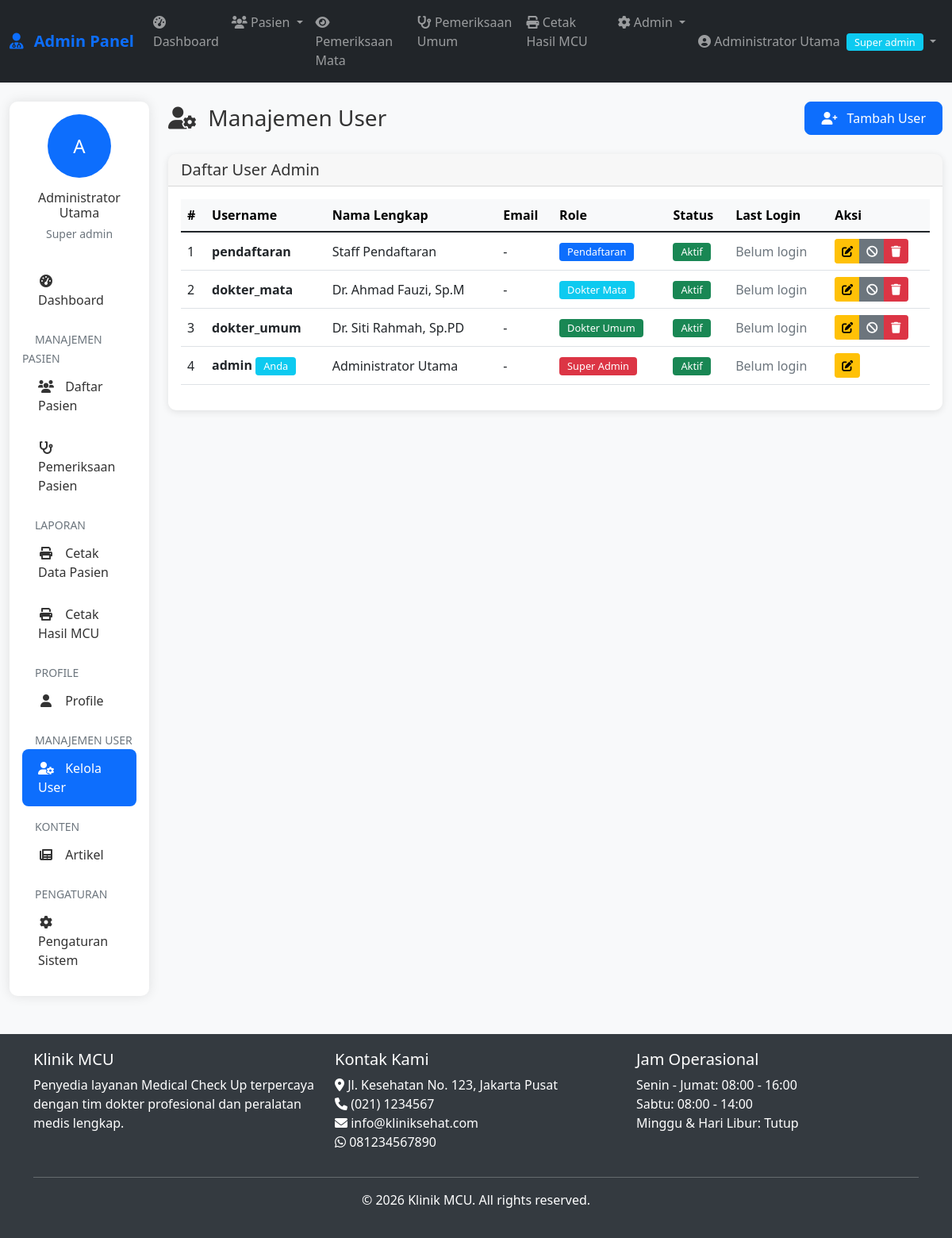
Page /admin/users/list.php (signed in) on the committed database.
### tables this page shows
CREATE TABLE pengaturan (
    id INT AUTO_INCREMENT PRIMARY KEY,
    nama_klinik VARCHAR(100),
    alamat TEXT,
    telepon VARCHAR(20),
    email VARCHAR(100),
    whatsapp VARCHAR(20),
    logo VARCHAR(255),
    tentang TEXT,
    created_at TIMESTAMP DEFAULT CURRENT_TIMESTAMP
);

### includes/functions.php (called while the page is built, shortened)
<?php
require_once __DIR__ . '/../config/database.php';
function getSetting($key) {
    global $conn;
    $query = "SELECT $key FROM pengaturan LIMIT 1";
    $result = mysqli_query($conn, $query);
    $row = mysqli_fetch_assoc($result);
    return $row[$key] ?? '';
}
?>

### admin/users/list.php (the view, shortened to what this page needs)
<?php
require_once '../../includes/auth.php';
require_once '../../includes/functions.php';
$query = "SELECT * FROM admin_users ORDER BY role, username";
$result = mysqli_query($conn, $query);
?>
<?php include '../../includes/admin-header.php'; ?>
<?php include '../includes/admin-nav.php'; ?>
<div class="container-fluid mt-4">
    <div class="row">
        <div class="col-lg-2">
            <?php include '../includes/admin-sidebar.php'; ?>
        </div>
        <div class="col-lg-10">
            <div class="d-flex justify-content-between align-items-center mb-4">
                <h1 class="h3 mb-0">
                    <i class="fas fa-user-cog me-2"></i> Manajemen User
                </h1>
                <a href="add.php" class="btn btn-primary">
                    <i class="fas fa-user-plus me-2"></i> Tambah User
                </a>
            </div>
            <div class="card">
                <div class="card-header">
                    <h5 class="mb-0">Daftar User Admin</h5>
                </div>
                <div class="card-body">
                    <?php if (mysqli_num_rows($result) > 0): ?>
                        <div class="table-responsive">
                            <table class="table table-hover">
                                <thead class="table-light">
                                    <tr>
                                        <th>#</th>
                                        <th>Username</th>
                                        <th>Nama Lengkap</th>
                                        <th>Email</th>
                                        <th>Role</th>
                                        <th>Status</th>
                                        <th>Last Login</th>
                                        <th>Aksi</th>
                                    </tr>
                                </thead>
                                <tbody>
                                    <?php $no = 1; ?>
                                    <?php while ($user = mysqli_fetch_assoc($result)): ?>
                                        <tr>
                                            <td><?php echo $no++; ?></td>
                                            <td>
                                                <strong><?php echo $user['username']; ?></strong>
                                                <?php if ($user['id'] == $_SESSION['admin_id']): ?>
                                                    <span class="badge bg-info">Anda</span>
                                                <?php endif; ?>
                                            </td>
                                            <td><?php echo $user['nama_lengkap']; ?></td>
                                            <td><?php echo $user['email'] ?: '-'; ?></td>
                                            <td>
                                                <?php
                                                $role_badges = [
                                                    'super_admin' => 'danger',
                                                    'pendaftaran' => 'primary',
                                                    'dokter_mata' => 'info',
                                                    'dokter_umum' => 'success'
                                                ];
                                                $role_names = [
                                                    'super_admin' => 'Super Admin',
                                                    'pendaftaran' => 'Pendaftaran',
                                                    'dokter_mata' => 'Dokter Mata',
                                                    'dokter_umum' => 'Dokter Umum'
                                                ];
                                                ?>
                                                <span class="badge bg-<?php echo $role_badges[$user['role']]; ?>">
                                                    <?php echo $role_names[$user['role']]; ?>
                                                </span>
                                            </td>
                                            <td>
                                                <?php if ($user['is_active']): ?>
                                                    <span class="badge bg-success">Aktif</span>
                                                <?php else: ?>
                                                    <span class="badge bg-secondary">Nonaktif</span>
                                                <?php endif; ?>
                                            </td>
                                            <td>
                                                <?php if ($user['last_login']): ?>
                                                    <?php echo formatDateIndo($user['last_login'], true); ?>
                                                <?php else: ?>
                                                    <span class="text-muted">Belum login</span>
                                                <?php endif; ?>
                                            </td>
                                            <td>
                                                <div class="btn-group btn-group-sm">
                                                    <a href="edit.php?id=<?php echo $user['id']; ?>"
                                                       class="btn btn-warning" title="Edit">
                                                        <i class="fas fa-edit"></i>
                                                    </a>
                                                    <?php if ($user['id'] != $_SESSION['admin_id']): ?>
                                                        <?php if ($user['is_active']): ?>
                                                            <a href="toggle-status.php?id=<?php echo $user['id']; ?>&action=deactivate"
                                                               class="btn btn-secondary"
                                                               title="Nonaktifkan"
                                                               onclick="return confirm('Nonaktifkan user ini?')">
                                                                <i class="fas fa-ban"></i>
                                                            </a>
                                                        <?php endif; ?>
                                                        <button type="button"
                                                                class="btn btn-danger delete-user"
                                                                data-id="<?php echo $user['id']; ?>"
                                                                data-name="<?php echo htmlspecialchars($user['nama_lengkap']); ?>"
                                                                title="Hapus">
                                                            <i class="fas fa-trash"></i>
                                                        </button>
                                                    <?php endif; ?>
                                                </div>
                                            </td>
                                        </tr>
                                    <?php endwhile; ?>
                                </tbody>
                            </table>
                        </div>
                    <?php else: ?>
                        <div class="alert alert-info">
                            <i class="fas fa-info-circle me-2"></i> Tidak ada data user.
                        </div>
                    <?php endif; ?>
                </div>
            </div>
        </div>
    </div>
</div>
<?php include '../../includes/admin-footer.php'; ?>

### includes/admin-footer.php (shortened to what this page needs)
</div>
    </div>
    <footer class="mt-5">
        <div class="container">
            <div class="row">
                <div class="col-md-4">
                    <h5>Klinik MCU</h5>
                    <p>Penyedia layanan Medical Check Up terpercaya dengan tim dokter profesional dan peralatan medis lengkap.</p>
                </div>
                <div class="col-md-4">
                    <h5>Kontak Kami</h5>
                    <ul class="list-unstyled">
                        <li><i class="fas fa-map-marker-alt"></i> <?php echo getSetting('alamat'); ?></li>
                        <li><i class="fas fa-phone"></i> <?php echo getSetting('telepon'); ?></li>
                        <li><i class="fas fa-envelope"></i> <?php echo getSetting('email'); ?></li>
                        <li><i class="fab fa-whatsapp"></i> <?php echo getSetting('whatsapp'); ?></li>
                    </ul>
                </div>
                <div class="col-md-4">
                    <h5>Jam Operasional</h5>
                    <ul class="list-unstyled">
                        <li>Senin - Jumat: 08:00 - 16:00</li>
                        <li>Sabtu: 08:00 - 14:00</li>
                        <li>Minggu & Hari Libur: Tutup</li>
                    </ul>
                </div>
            </div>
            <hr class="bg-light">
            <div class="text-center">
                <p>&copy; <?php echo date('Y'); ?> Klinik MCU. All rights reserved.</p>
            </div>
        </div>
    </footer>
</body>
</html>

### assets/css/style.css (style rules this page uses)
:root { --primary-color: #0d6efd; --secondary-color: #6c757d; --success-color: #198754; --danger-color: #dc3545; --warning-color: #ffc107; --info-color: #0dcaf0; --light-color: #f8f9fa; --dark-color: #212529; }
body { font-family: 'Segoe UI', Tahoma, Geneva, Verdana, sans-serif; color: #333; background-color: #f8f9fa; }
.card { border-radius: 10px; box-shadow: 0 2px 10px rgba(0,0,0,0.1); border: none; margin-bottom: 20px; }
.card-header { border-radius: 10px 10px 0 0 !important; font-weight: 600; }
.btn { border-radius: 8px; font-weight: 500; padding: 8px 20px; }
.btn-primary { background-color: var(--primary-color); border-color: var(--primary-color); }
.table th { font-weight: 600; background-color: #f8f9fa; border-top: none; }
.table td { vertical-align: middle; }
.badge { font-size: 0.8em; font-weight: 500; padding: 5px 10px; }

### includes/admin-header.php (style rules this page uses)
:root { --primary-color: #0d6efd; --secondary-color: #6c757d; --success-color: #198754; --danger-color: #dc3545; --warning-color: #ffc107; --info-color: #0dcaf0; }
body { font-family: 'Segoe UI', Tahoma, Geneva, Verdana, sans-serif; background-color: #f8f9fa; min-height: 100vh; display: flex; flex-direction: column; }
.card { border-radius: 10px; box-shadow: 0 2px 10px rgba(0,0,0,0.1); margin-bottom: 20px; }
.card-header { border-radius: 10px 10px 0 0 !important; font-weight: 600; }
.btn-primary { background-color: var(--primary-color); border-color: var(--primary-color); }
.table th { font-weight: 600; background-color: #f8f9fa; }
.badge { font-size: 0.8em; font-weight: 500; }
footer { background-color: #343a40; color: white; padding: 20px 0; }

### rows in the picture
pengaturan: alamat "Jl. Kesehatan No. 123, Jakarta Pusat", telepon "(021) 1234567", email "info@kliniksehat.com", whatsapp "081234567890"

### other values in the picture
$_SESSION['nama_lengkap'] "Administrator Utama"
str_replace('_', ' ', $_SESSION['role']) "Super admin"
substr($_SESSION['nama_lengkap'], 0, 1) "A"
$user['username'] "pendaftaran"
$user['nama_lengkap'] "Staff Pendaftaran"
$user['email'] ?: '-' "-"
$role_names[$user['role']] "Pendaftaran"
$user['username'] "dokter_mata"
$user['nama_lengkap'] "Dr. Ahmad Fauzi, Sp.M"
$role_names[$user['role']] "Dokter Mata"
$user['username'] "dokter_umum"
$user['nama_lengkap'] "Dr. Siti Rahmah, Sp.PD"
$role_names[$user['role']] "Dokter Umum"
$user['username'] "admin"
$user['nama_lengkap'] "Administrator Utama"
